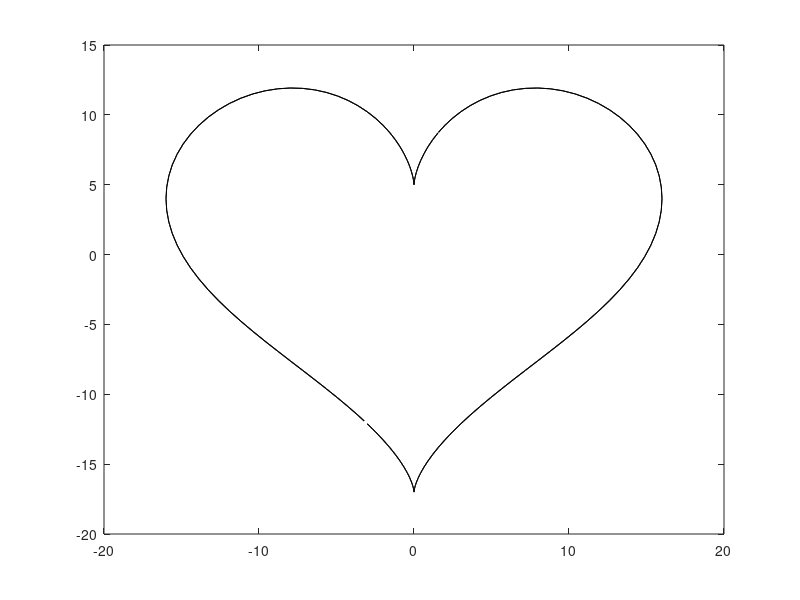

MATLAB code to generate this figure: (Note: this script raises an error after producing the figure.)
t = [-2*pi:pi/72:2*pi];

Y = 13*cos(t)-5*cos(2*t)-2*cos(3*t)-cos(4*t);
X = 16*sin(t).^3;

figure(1);
%plot(X,Y,'LineWidth',2);
h = fill(X,Y,X);
h.LineWidth = 2;
h.EdgeColor = 'black';

axis equal;
ax = gca;

ax.XLim= [-20 20];
ax.Ylim= [-20 15];

xlabel('$$x=16\sin^3(t)$$','Interpreter', 'LaTeX', 'Fontsize', 14 );
ylabel ('$$13\cos(t)-5\cos(2t)-2\cos(3t)-\cos(4t)$$', 'Interpreter', 'LaTeX', 'Fontsize', 14);

xticks([-20:10:20]);
yticks([-20:5:15]);

xticklabels([]);
yticklabels([]);